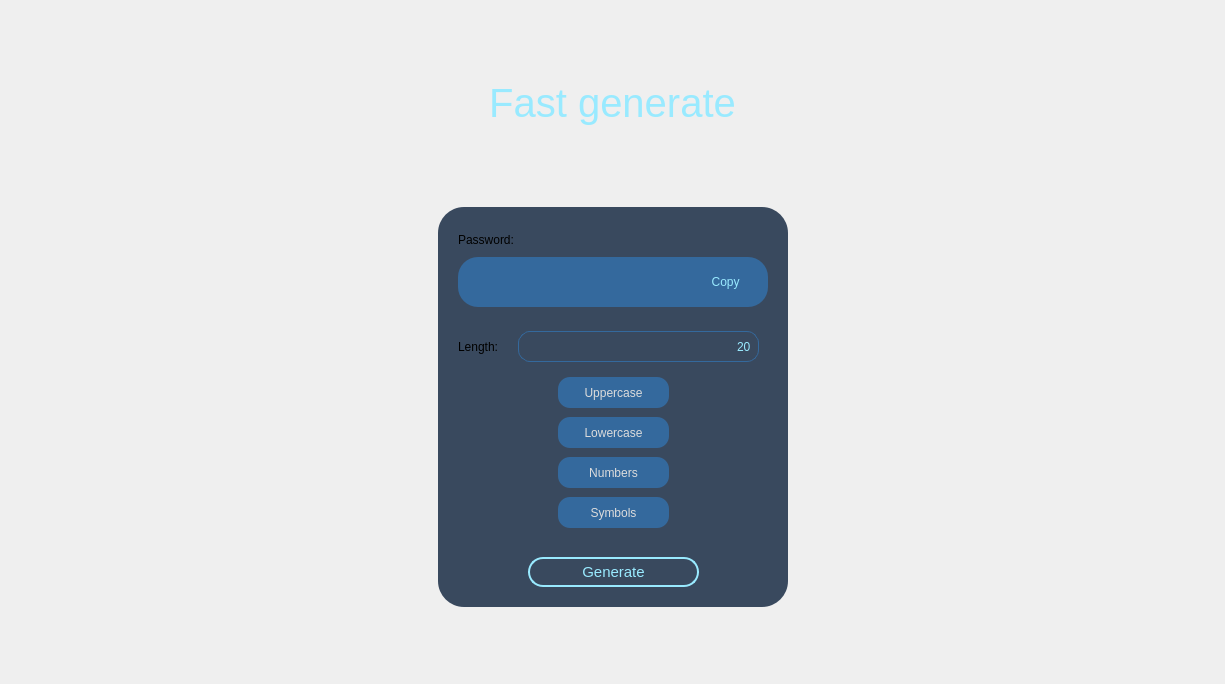
         <widget class="QWidget" name="plusPage">
          <layout class="QVBoxLayout" name="verticalLayout_12">
           <item alignment="Qt::AlignTop">
            <widget class="QWidget" name="databaseTopWidget_3" native="true">
             <layout class="QGridLayout" name="gridLayout_7">
              <property name="verticalSpacing">
               <number>0</number>
              </property>
              <item row="0" column="0">
               <spacer name="horizontalSpacer_9">
                <property name="orientation">
                 <enum>Qt::Horizontal</enum>
                </property>
                <property name="sizeHint" stdset="0">
                 <size>
                  <width>412</width>
                  <height>20</height>
                 </size>
                </property>
               </spacer>
              </item>
              <item row="0" column="1">
               <widget class="QFrame" name="logoFrame_4">
                <property name="minimumSize">
                 <size>
                  <width>150</width>
                  <height>60</height>
                 </size>
                </property>
                <property name="styleSheet">
                 <string notr="true">image: url(:/images/Passcrypt logo.png);
border: none;</string>
                </property>
                <property name="frameShape">
                 <enum>QFrame::StyledPanel</enum>
                </property>
                <property name="frameShadow">
                 <enum>QFrame::Raised</enum>
                </property>
               </widget>
              </item>
              <item row="0" column="2">
               <spacer name="horizontalSpacer_14">
                <property name="orientation">
                 <enum>Qt::Horizontal</enum>
                </property>
                <property name="sizeHint" stdset="0">
                 <size>
                  <width>412</width>
                  <height>20</height>
                 </size>
                </property>
               </spacer>
              </item>
              <item row="1" column="1">
               <widget class="QLabel" name="label_3">
                <property name="font">
                 <font>
                  <family>Segoe UI</family>
                  <pointsize>30</pointsize>
                  <weight>50</weight>
                  <italic>false</italic>
                  <bold>false</bold>
                 </font>
                </property>
                <property name="styleSheet">
                 <string notr="true">color: rgb(153, 234, 255);
</string>
                </property>
                <property name="text">
                 <string>Fast generate</string>
                </property>
                <property name="alignment">
                 <set>Qt::AlignCenter</set>
                </property>
               </widget>
              </item>
             </layout>
            </widget>
           </item>
           <item>
            <widget class="QWidget" name="widget" native="true">
             <property name="sizePolicy">
              <sizepolicy hsizetype="Preferred" vsizetype="Expanding">
               <horstretch>0</horstretch>
               <verstretch>0</verstretch>
              </sizepolicy>
             </property>
             <layout class="QGridLayout" name="gridLayout_8">
              <item row="2" column="1">
               <spacer name="verticalSpacer_8">
                <property name="orientation">
                 <enum>Qt::Vertical</enum>
                </property>
                <property name="sizeHint" stdset="0">
                 <size>
                  <width>20</width>
                  <height>57</height>
                 </size>
                </property>
               </spacer>
              </item>
              <item row="0" column="1">
               <spacer name="verticalSpacer_7">
                <property name="orientation">
                 <enum>Qt::Vertical</enum>
                </property>
                <property name="sizeHint" stdset="0">
                 <size>
                  <width>20</width>
                  <height>57</height>
                 </size>
                </property>
               </spacer>
              </item>
              <item row="1" column="2">
               <spacer name="horizontalSpacer_16">
                <property name="orientation">
                 <enum>Qt::Horizontal</enum>
                </property>
                <property name="sizeHint" stdset="0">
                 <size>
                  <width>417</width>
                  <height>20</height>
                 </size>
                </property>
               </spacer>
              </item>
              <item row="1" column="0">
               <spacer name="horizontalSpacer_15">
                <property name="orientation">
                 <enum>Qt::Horizontal</enum>
                </property>
                <property name="sizeHint" stdset="0">
                 <size>
                  <width>418</width>
                  <height>20</height>
                 </size>
                </property>
               </spacer>
              </item>
              <item row="1" column="1">
               <widget class="QWidget" name="mainWidget" native="true">
                <property name="minimumSize">
                 <size>
                  <width>350</width>
                  <height>400</height>
                 </size>
                </property>
                <property name="maximumSize">
                 <size>
                  <width>350</width>
                  <height>400</height>
                 </size>
                </property>
                <property name="styleSheet">
                 <string notr="true">*{
	font: 10pt &quot;Segoe UI&quot;;
}

#mainWidget{
	background-color: rgb(57, 73, 94);
	border-radius: 26;
}

#mainWidget QFrame{
	background-color: rgb(52, 105, 157);
	border-radius: 20px;
}

#mainWidget QLabel{
	background-color: none;
}

#mainWidget QLineEdit{
	border: none;
	background-color: rgba(52, 105, 157, 0);
	color: rgb(153, 234, 255);
}

#passwordLineEdit_2{
	font: 12pt &quot;Segoe UI&quot;;
}

QPushButton{
	color: rgb(220, 220, 220);
	font: 9pt &quot;Segoe UI&quot;;
	border-radius: 12;
	background-color: rgb(52, 105, 157);
}

QPushButton:hover{
	background-color: rgb(60, 122, 181);
}

QPushButton:pressed{
	background-color: rgb(52, 105, 157);
}

#generateButton{
	border-radius: 15px;
	border: 2px solid #99EAFF;
	color: rgb(153, 234, 255);
	background-color: rgb(57, 73, 94);
	font: 11pt &quot;Segoe UI&quot;;
}

#generateButton:hover{
	border: 2px solid #c9f4ff;
	color: #c9f4ff;
}

#generateButton:pressed{
	border: 2px solid #99EAFF;
	color: rgb(153, 234, 255);
}</string>
                </property>
                <widget class="QPushButton" name="generateButton">
                 <property name="geometry">
                  <rect>
                   <x>90</x>
                   <y>350</y>
                   <width>171</width>
                   <height>30</height>
                  </rect>
                 </property>
                 <property name="sizePolicy">
                  <sizepolicy hsizetype="Minimum" vsizetype="Fixed">
                   <horstretch>0</horstretch>
                   <verstretch>0</verstretch>
                  </sizepolicy>
                 </property>
                 <property name="minimumSize">
                  <size>
                   <width>100</width>
                   <height>30</height>
                  </size>
                 </property>
                 <property name="maximumSize">
                  <size>
                   <width>16777215</width>
                   <height>16777215</height>
                  </size>
                 </property>
                 <property name="font">
                  <font>
                   <family>Segoe UI</family>
                   <pointsize>11</pointsize>
                   <weight>50</weight>
                   <italic>false</italic>
                   <bold>false</bold>
                  </font>
                 </property>
                 <property name="styleSheet">
                  <string notr="true"/>
                 </property>
                 <property name="text">
                  <string>Generate</string>
                 </property>
                </widget>
                <widget class="QPushButton" name="numbersButton">
                 <property name="geometry">
                  <rect>
                   <x>120</x>
                   <y>250</y>
                   <width>111</width>
                   <height>31</height>
                  </rect>
                 </property>
                 <property name="sizePolicy">
                  <sizepolicy hsizetype="Minimum" vsizetype="Fixed">
                   <horstretch>0</horstretch>
                   <verstretch>0</verstretch>
                  </sizepolicy>
                 </property>
                 <property name="minimumSize">
                  <size>
                   <width>0</width>
                   <height>0</height>
                  </size>
                 </property>
                 <property name="maximumSize">
                  <size>
                   <width>16777215</width>
                   <height>16777215</height>
                  </size>
                 </property>
                 <property name="font">
                  <font>
                   <family>Segoe UI</family>
                   <pointsize>9</pointsize>
                   <weight>50</weight>
                   <italic>false</italic>
                   <bold>false</bold>
                  </font>
                 </property>
                 <property name="styleSheet">
                  <string notr="true"/>
                 </property>
                 <property name="text">
                  <string>Numbers</string>
                 </property>
                </widget>
                <widget class="QPushButton" name="symbolsButton">
                 <property name="geometry">
                  <rect>
                   <x>120</x>
                   <y>290</y>
                   <width>111</width>
                   <height>31</height>
                  </rect>
                 </property>
                 <property name="sizePolicy">
                  <sizepolicy hsizetype="Minimum" vsizetype="Fixed">
                   <horstretch>0</horstretch>
                   <verstretch>0</verstretch>
                  </sizepolicy>
                 </property>
                 <property name="minimumSize">
                  <size>
                   <width>0</width>
                   <height>0</height>
                  </size>
                 </property>
                 <property name="maximumSize">
                  <size>
                   <width>16777215</width>
                   <height>16777215</height>
                  </size>
                 </property>
                 <property name="font">
                  <font>
                   <family>Segoe UI</family>
                   <pointsize>9</pointsize>
                   <weight>50</weight>
                   <italic>false</italic>
                   <bold>false</bold>
                  </font>
                 </property>
                 <property name="styleSheet">
                  <string notr="true"/>
                 </property>
                 <property name="text">
                  <string>Symbols</string>
                 </property>
                </widget>
                <widget class="QPushButton" name="lowerButton">
                 <property name="geometry">
                  <rect>
                   <x>120</x>
                   <y>210</y>
                   <width>111</width>
                   <height>31</height>
                  </rect>
                 </property>
                 <property name="sizePolicy">
                  <sizepolicy hsizetype="Minimum" vsizetype="Fixed">
                   <horstretch>0</horstretch>
                   <verstretch>0</verstretch>
                  </sizepolicy>
                 </property>
                 <property name="minimumSize">
                  <size>
                   <width>0</width>
                   <height>0</height>
                  </size>
                 </property>
                 <property name="maximumSize">
                  <size>
                   <width>16777215</width>
                   <height>16777215</height>
                  </size>
                 </property>
                 <property name="font">
                  <font>
                   <family>Segoe UI</family>
                   <pointsize>9</pointsize>
                   <weight>50</weight>
                   <italic>false</italic>
                   <bold>false</bold>
                  </font>
                 </property>
                 <property name="styleSheet">
                  <string notr="true"/>
                 </property>
                 <property name="text">
                  <string>Lowercase</string>
                 </property>
                </widget>
                <widget class="QPushButton" name="upperButton">
                 <property name="geometry">
                  <rect>
                   <x>120</x>
                   <y>170</y>
                   <width>111</width>
                   <height>31</height>
                  </rect>
                 </property>
                 <property name="sizePolicy">
                  <sizepolicy hsizetype="Minimum" vsizetype="Fixed">
                   <horstretch>0</horstretch>
                   <verstretch>0</verstretch>
                  </sizepolicy>
                 </property>
                 <property name="minimumSize">
                  <size>
                   <width>0</width>
                   <height>0</height>
                  </size>
                 </property>
                 <property name="maximumSize">
                  <size>
                   <width>16777215</width>
                   <height>16777215</height>
                  </size>
                 </property>
                 <property name="font">
                  <font>
                   <family>Segoe UI</family>
                   <pointsize>9</pointsize>
                   <weight>50</weight>
                   <italic>false</italic>
                   <bold>false</bold>
                  </font>
                 </property>
                 <property name="styleSheet">
                  <string notr="true"/>
                 </property>
                 <property name="text">
                  <string>Uppercase</string>
                 </property>
                </widget>
                <widget class="QLabel" name="lengthLabel">
                 <property name="geometry">
                  <rect>
                   <x>20</x>
                   <y>124</y>
                   <width>51</width>
                   <height>31</height>
                  </rect>
                 </property>
                 <property name="text">
                  <string>Length:</string>
                 </property>
                </widget>
                <widget class="QLineEdit" name="lengthLineEdit">
                 <property name="geometry">
                  <rect>
                   <x>80</x>
                   <y>124</y>
                   <width>241</width>
                   <height>31</height>
                  </rect>
                 </property>
                 <property name="styleSheet">
                  <string notr="true">background-color: rgb(57, 73, 94);
border: 1px solid #34699D;
border-radius: 12px;
padding-right: 4px;</string>
                 </property>
                 <property name="text">
                  <string>20</string>
                 </property>
                 <property name="alignment">
                  <set>Qt::AlignRight|Qt::AlignTrailing|Qt::AlignVCenter</set>
                 </property>
                 <property name="placeholderText">
                  <string/>
                 </property>
                </widget>
                <widget class="QLabel" name="passwordLabel">
                 <property name="geometry">
                  <rect>
                   <x>20</x>
                   <y>20</y>
                   <width>61</width>
                   <height>25</height>
                  </rect>
                 </property>
                 <property name="text">
                  <string>Password:</string>
                 </property>
                </widget>
                <widget class="QFrame" name="passwordFrame">
                 <property name="geometry">
                  <rect>
                   <x>20</x>
                   <y>50</y>
                   <width>310</width>
                   <height>50</height>
                  </rect>
                 </property>
                 <property name="styleSheet">
                  <string notr="true"/>
                 </property>
                 <property name="frameShape">
                  <enum>QFrame::StyledPanel</enum>
                 </property>
                 <property name="frameShadow">
                  <enum>QFrame::Raised</enum>
                 </property>
                 <layout class="QHBoxLayout" name="horizontalLayout_2">
                  <item>
                   <widget class="QLineEdit" name="passwordLineEdit_2">
                    <property name="enabled">
                     <bool>false</bool>
                    </property>
                    <property name="minimumSize">
                     <size>
                      <width>200</width>
                      <height>0</height>
                     </size>
                    </property>
                    <property name="palette">
                     <palette>
                      <active>
                       <colorrole role="WindowText">
                        <brush brushstyle="SolidPattern">
                         <color alpha="255">
                          <red>153</red>
                          <green>234</green>
                          <blue>255</blue>
                         </color>
                        </brush>
                       </colorrole>
                       <colorrole role="Button">
                        <brush brushstyle="SolidPattern">
                         <color alpha="0">
                          <red>52</red>
                          <green>105</green>
                          <blue>157</blue>
                         </color>
                        </brush>
                       </colorrole>
                       <colorrole role="Text">
                        <brush brushstyle="SolidPattern">
                         <color alpha="255">
                          <red>153</red>
                          <green>234</green>
                          <blue>255</blue>
                         </color>
                        </brush>
                       </colorrole>
                       <colorrole role="ButtonText">
                        <brush brushstyle="SolidPattern">
                         <color alpha="255">
                          <red>153</red>
                          <green>234</green>
                          <blue>255</blue>
                         </color>
                        </brush>
                       </colorrole>
                       <colorrole role="Base">
                        <brush brushstyle="SolidPattern">
                         <color alpha="0">
                          <red>52</red>
                          <green>105</green>
                          <blue>157</blue>
                         </color>
                        </brush>
                       </colorrole>
                       <colorrole role="Window">
                        <brush brushstyle="SolidPattern">
                         <color alpha="0">
                          <red>52</red>
                          <green>105</green>
                          <blue>157</blue>
                         </color>
                        </brush>
                       </colorrole>
                       <colorrole role="PlaceholderText">
                        <brush brushstyle="SolidPattern">
                         <color alpha="128">
                          <red>153</red>
                          <green>234</green>
                          <blue>255</blue>
                         </color>
                        </brush>
                       </colorrole>
                      </active>
                      <inactive>
                       <colorrole role="WindowText">
                        <brush brushstyle="SolidPattern">
                         <color alpha="255">
                          <red>153</red>
                          <green>234</green>
                          <blue>255</blue>
                         </color>
                        </brush>
                       </colorrole>
                       <colorrole role="Button">
                        <brush brushstyle="SolidPattern">
                         <color alpha="0">
                          <red>52</red>
                          <green>105</green>
                          <blue>157</blue>
                         </color>
                        </brush>
                       </colorrole>
                       <colorrole role="Text">
                        <brush brushstyle="SolidPattern">
                         <color alpha="255">
                          <red>153</red>
                          <green>234</green>
                          <blue>255</blue>
                         </color>
                        </brush>
                       </colorrole>
                       <colorrole role="ButtonText">
                        <brush brushstyle="SolidPattern">
                         <color alpha="255">
                          <red>153</red>
                          <green>234</green>
                          <blue>255</blue>
                         </color>
                        </brush>
                       </colorrole>
                       <colorrole role="Base">
                        <brush brushstyle="SolidPattern">
                         <color alpha="0">
                          <red>52</red>
                          <green>105</green>
                          <blue>157</blue>
                         </color>
                        </brush>
                       </colorrole>
                       <colorrole role="Window">
                        <brush brushstyle="SolidPattern">
                         <color alpha="0">
                          <red>52</red>
                          <green>105</green>
                          <blue>157</blue>
                         </color>
                        </brush>
                       </colorrole>
                       <colorrole role="PlaceholderText">
                        <brush brushstyle="SolidPattern">
                         <color alpha="128">
                          <red>153</red>
                          <green>234</green>
                          <blue>255</blue>
                         </color>
                        </brush>
                       </colorrole>
                      </inactive>
                      <disabled>
                       <colorrole role="WindowText">
                        <brush brushstyle="SolidPattern">
                         <color alpha="255">
                          <red>153</red>
                          <green>234</green>
                          <blue>255</blue>
                         </color>
                        </brush>
                       </colorrole>
                       <colorrole role="Button">
                        <brush brushstyle="SolidPattern">
                         <color alpha="0">
                          <red>52</red>
                          <green>105</green>
                          <blue>157</blue>
                         </color>
                        </brush>
                       </colorrole>
                       <colorrole role="Text">
                        <brush brushstyle="SolidPattern">
                         <color alpha="255">
                          <red>153</red>
                          <green>234</green>
                          <blue>255</blue>
                         </color>
                        </brush>
                       </colorrole>
                       <colorrole role="ButtonText">
                        <brush brushstyle="SolidPattern">
                         <color alpha="255">
                          <red>153</red>
                          <green>234</green>
                          <blue>255</blue>
                         </color>
                        </brush>
                       </colorrole>
                       <colorrole role="Base">
                        <brush brushstyle="SolidPattern">
                         <color alpha="0">
                          <red>52</red>
                          <green>105</green>
                          <blue>157</blue>
                         </color>
                        </brush>
                       </colorrole>
                       <colorrole role="Window">
                        <brush brushstyle="SolidPattern">
                         <color alpha="0">
                          <red>52</red>
                          <green>105</green>
                          <blue>157</blue>
                         </color>
                        </brush>
                       </colorrole>
                       <colorrole role="PlaceholderText">
                        <brush brushstyle="SolidPattern">
                         <color alpha="128">
                          <red>153</red>
                          <green>234</green>
                          <blue>255</blue>
                         </color>
                        </brush>
                       </colorrole>
                      </disabled>
                     </palette>
                    </property>
                    <property name="font">
                     <font>
                      <family>Segoe UI</family>
                      <pointsize>12</pointsize>
                      <weight>50</weight>
                      <italic>false</italic>
                      <bold>false</bold>
                     </font>
                    </property>
                    <property name="styleSheet">
                     <string notr="true"/>
                    </property>
                    <property name="text">
                     <string/>
                    </property>
                    <property name="echoMode">
                     <enum>QLineEdit::Normal</enum>
                    </property>
                    <property name="placeholderText">
                     <string/>
                    </property>
                   </widget>
                  </item>
                  <item>
                   <widget class="QPushButton" name="copyButton">
                    <property name="minimumSize">
                     <size>
                      <width>70</width>
                      <height>30</height>
                     </size>
                    </property>
                    <property name="font">
                     <font>
                      <family>Segoe UI</family>
                      <pointsize>9</pointsize>
                      <weight>50</weight>
                      <italic>false</italic>
                      <bold>false</bold>
                     </font>
                    </property>
                    <property name="cursor">
                     <cursorShape>ArrowCursor</cursorShape>
                    </property>
                    <property name="styleSheet">
                     <string notr="true">QPushButton {
	border-radius: 15px;
    background-color: #34699D;
	color: #99EAFF;
	font-family: Segoe UI;
}

QPushButton:hover {
    background-color: #3B77B3;
}

QPushButton:pressed{
	background-color: #34699D;
}</string>
                    </property>
                    <property name="text">
                     <string> Copy</string>
                    </property>
                    <property name="icon">
                     <iconset resource="resources.qrc">
                      <normaloff>:/icons/icons/copy-lightblue.svg</normaloff>:/icons/icons/copy-lightblue.svg</iconset>
                    </property>
                    <property name="iconSize">
                     <size>
                      <width>16</width>
                      <height>16</height>
                     </size>
                    </property>
                   </widget>
                  </item>
                 </layout>
                </widget>
               </widget>
              </item>
             </layout>
            </widget>
           </item>
          </layout>
         </widget>
